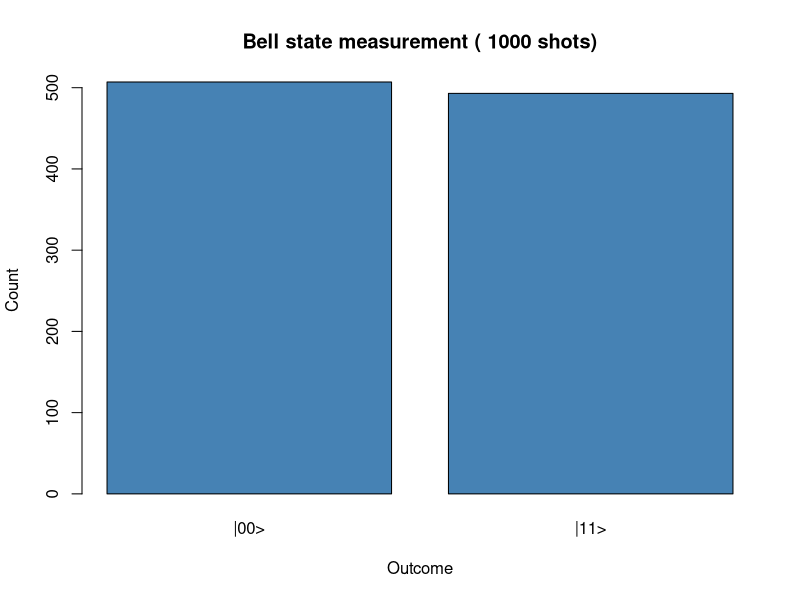

Source code (R):
###############################################################################
# Quantum Computing Tutorial (R — Non-Executable Teaching Script)
# Author: Jared Edgerton
# Date: Sys.Date()
#
# This script demonstrates (conceptually, with matrix math in R):
#   1) What a qubit is (state vectors + measurement)
#   2) Basic single-qubit gates (X, H, Z) as matrices
#   3) Multi-qubit states (tensor products via Kronecker product)
#   4) Entanglement via CNOT (Bell state)
#   5) Simulating measurement (sampling from probabilities)
#   6) Key pitfalls (exponential state size, measurement collapse)
#
# Teaching note (important):
# - This file is intentionally written as a "hard-coded" sequential workflow.
# - No user-defined functions.
# - Students should READ and RUN this script as an annotated walkthrough.
# - All quantum operations are done with base R matrix algebra.
#
# No special packages required (base R only).
###############################################################################

# Reproducibility
set.seed(123)

# -----------------------------------------------------------------------------
# Part 0: Why quantum computing looks "weird"
# -----------------------------------------------------------------------------
# Classical bit:
# - A classical bit is either 0 or 1.
#
# Qubit:
# - A qubit is a 2D complex vector (a "state vector") with unit length:
#
#     |psi> = alpha|0> + beta|1>
#
# where alpha and beta are complex numbers and:
#
#     |alpha|^2 + |beta|^2 = 1
#
# Measurement:
# - When you measure |psi> in the computational basis:
#   - you see 0 with probability |alpha|^2
#   - you see 1 with probability |beta|^2
# - After measurement, the state "collapses" to the outcome state.

# -----------------------------------------------------------------------------
# Part 1: State vectors for one qubit
# -----------------------------------------------------------------------------
# Computational basis states:
# - |0> = [1, 0]^T
# - |1> = [0, 1]^T

ket0 <- matrix(c(1, 0), ncol = 1)
ket1 <- matrix(c(0, 1), ncol = 1)

cat("\n--- Basis states ---\n")
cat("|0> =\n"); print(ket0)
cat("|1> =\n"); print(ket1)

# Example superposition:
# |psi> = (1/sqrt(2))|0> + (1/sqrt(2))|1>
alpha <- 1 / sqrt(2)
beta  <- 1 / sqrt(2)
psi <- alpha * ket0 + beta * ket1

cat("\n--- Superposition state ---\n")
cat("|psi> = (1/sqrt(2))|0> + (1/sqrt(2))|1> =\n")
print(psi)

# Verify normalization: |alpha|^2 + |beta|^2 = 1
cat("Norm check (should be 1):", sum(Mod(psi)^2), "\n")

# Measurement probabilities
prob_0 <- Mod(alpha)^2
prob_1 <- Mod(beta)^2
cat("P(measure 0):", prob_0, "\n")
cat("P(measure 1):", prob_1, "\n")

# -----------------------------------------------------------------------------
# Part 2: Single-qubit gates (unitary matrices)
# -----------------------------------------------------------------------------
# Gates are matrices that transform state vectors:
#   |psi_out> = U |psi_in>

# X (NOT gate): flips |0> <-> |1>
X_gate <- matrix(c(0, 1, 1, 0), nrow = 2, byrow = TRUE)

# Z (phase flip): leaves |0> alone, flips sign of |1>
Z_gate <- matrix(c(1, 0, 0, -1), nrow = 2, byrow = TRUE)

# H (Hadamard): creates superposition from basis states
H_gate <- (1 / sqrt(2)) * matrix(c(1, 1, 1, -1), nrow = 2, byrow = TRUE)

cat("\n--- Single-qubit gates ---\n")
cat("X gate:\n"); print(X_gate)
cat("Z gate:\n"); print(Z_gate)
cat("H gate:\n"); print(round(H_gate, 4))

# Apply X to |0>: should give |1>
result_X0 <- X_gate %*% ket0
cat("\nX|0> =\n"); print(result_X0)

# Apply H to |0>: should give (|0> + |1>)/sqrt(2)
result_H0 <- H_gate %*% ket0
cat("H|0> =\n"); print(round(result_H0, 4))

# Apply H to |1>: should give (|0> - |1>)/sqrt(2)
result_H1 <- H_gate %*% ket1
cat("H|1> =\n"); print(round(result_H1, 4))

# Verify unitarity: H^T H = I
cat("\nH^T H (should be identity):\n")
print(round(t(H_gate) %*% H_gate, 10))

# -----------------------------------------------------------------------------
# Part 3: Two qubits (tensor products)
# -----------------------------------------------------------------------------
# A two-qubit state lives in a 4D complex vector space.
#
# Basis states: |00>, |01>, |10>, |11>
# Tensor product in R: kronecker(a, b)

ket00 <- kronecker(ket0, ket0)
ket01 <- kronecker(ket0, ket1)
ket10 <- kronecker(ket1, ket0)
ket11 <- kronecker(ket1, ket1)

cat("\n--- Two-qubit basis states ---\n")
cat("|00> =\n"); print(t(ket00))
cat("|01> =\n"); print(t(ket01))
cat("|10> =\n"); print(t(ket10))
cat("|11> =\n"); print(t(ket11))

# -----------------------------------------------------------------------------
# Part 4: Entanglement with CNOT (controlled NOT)
# -----------------------------------------------------------------------------
# CNOT: if control qubit is |1>, flip target qubit
CNOT <- matrix(c(
  1, 0, 0, 0,
  0, 1, 0, 0,
  0, 0, 0, 1,
  0, 0, 1, 0
), nrow = 4, byrow = TRUE)

cat("\n--- CNOT gate ---\n")
print(CNOT)

# Bell state construction:
# Step 1: Start with |00>
state <- ket00
cat("\nStep 1: Start with |00>\n"); print(t(state))

# Step 2: Apply H to first qubit: (H tensor I)|00>
I2 <- diag(2)
HI <- kronecker(H_gate, I2)
state <- HI %*% state
cat("Step 2: Apply (H x I)|00> =\n"); print(t(round(state, 4)))

# Step 3: Apply CNOT
state <- CNOT %*% state
cat("Step 3: Apply CNOT =\n"); print(t(round(state, 4)))

cat("\nThis is the Bell state |Phi+> = (|00> + |11>)/sqrt(2)\n")

# Verify it matches the expected Bell state
bell_expected <- (1 / sqrt(2)) * (ket00 + ket11)
cat("Match expected Bell state:", all.equal(as.vector(state),
                                             as.vector(bell_expected)), "\n")

# -----------------------------------------------------------------------------
# Part 5: Simulating measurement of the Bell state
# -----------------------------------------------------------------------------
# Measurement probabilities: |amplitude|^2 for each basis state
probs <- Mod(state)^2
basis_labels <- c("|00>", "|01>", "|10>", "|11>")

cat("\n--- Measurement probabilities ---\n")
for (j in seq_along(basis_labels)) {
  cat(basis_labels[j], ":", round(probs[j], 4), "\n")
}

# Simulate 1000 measurements
n_shots <- 1000
outcomes <- sample(0:3, size = n_shots, replace = TRUE, prob = probs)
outcome_labels <- basis_labels[outcomes + 1]
counts <- table(outcome_labels)

cat("\n--- Simulated measurement results (", n_shots, "shots) ---\n")
print(counts)

cat("\nNote: You get approximately 50% |00> and 50% |11>,\n")
cat("and (almost) never |01> or |10>. This is entanglement.\n")

# Bar plot of measurement outcomes
barplot(counts, main = paste("Bell state measurement (", n_shots, "shots)"),
        xlab = "Outcome", ylab = "Count", col = "steelblue")

# -----------------------------------------------------------------------------
# Part 6: What makes quantum computing hard (key pitfalls)
# -----------------------------------------------------------------------------
# 1) Exponential state growth:
# - n qubits require 2^n complex amplitudes.
# - Show this concretely:
cat("\n--- Exponential state size ---\n")
for (nq in c(1, 2, 5, 10, 20, 30)) {
  cat(nq, "qubits ->", 2^nq, "amplitudes\n")
}
cat("30 qubits already means ~1 billion amplitudes.\n")

# 2) Measurement collapse:
# - You cannot "peek" at a quantum state without changing it.

# 3) Noise and decoherence:
# - Real hardware introduces errors; ideal math does not.

# 4) Algorithm design:
# - Quantum advantage requires careful algorithms (e.g., Grover, Shor).
# - Many problems do not get speedups.

# -----------------------------------------------------------------------------
# Practice Tasks (Students)
# -----------------------------------------------------------------------------
# 1) Conceptual:
# - Explain in words why H|0> produces a 50/50 measurement result.
#
# 2) Gate reasoning:
# - What does X do to (alpha|0> + beta|1>)?
# - What does Z do to (alpha|0> + beta|1>)?
#
# 3) Bell state:
# - Write out the algebra showing how H and CNOT create (|00> + |11>)/sqrt(2).
#
# 4) "Sampling view":
# - If you run the Bell circuit for 1000 shots, why do you expect ~500 "00" and
#   ~500 "11" (not exactly 500/500)?
#
# 5) Extension (optional, outside class):
# - Modify this script to create the other Bell states (Phi-, Psi+, Psi-).

###############################################################################
# Where to buy quantum computing time (cloud access)
###############################################################################
# 1) IBM Quantum Platform (IBM)
# 2) Amazon Braket (AWS)
# 3) Azure Quantum (Microsoft)
# 4) D-Wave Leap (D-Wave)
# 5) IonQ Quantum Cloud (IonQ direct)
# 6) Quantinuum (direct subscription)
# 7) Rigetti Quantum Cloud Services (Rigetti QCS)
#
# Teaching note:
# - "Buying time" usually means either (a) per-job/per-shot usage billing,
#   or (b) reserved QPU time blocks/subscriptions. Pricing and availability
#   change, so always check the current pricing pages.
###############################################################################
